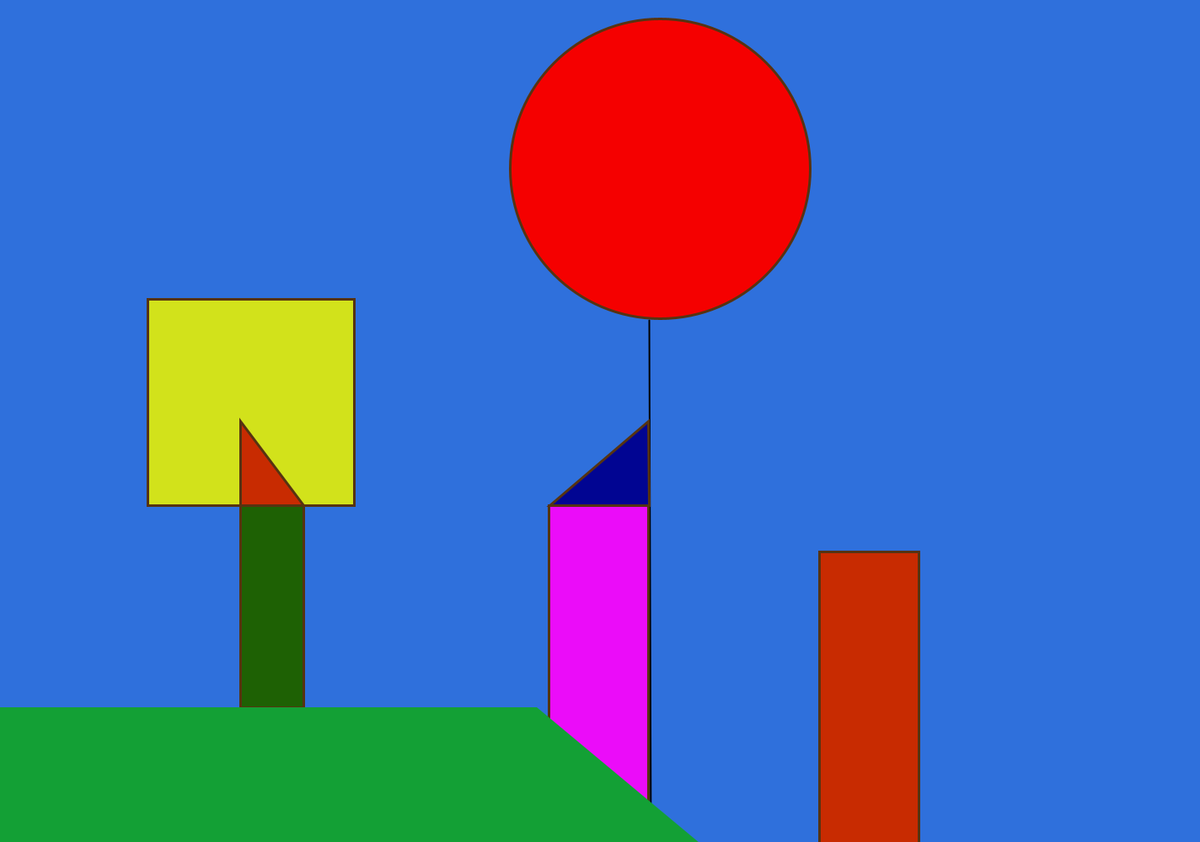
Frame 1 (no input)
Frame 60 (the mouse pressed at the canvas centre just before this capture): identical to frame 1, image omitted
Frame 120 (the mouse held since frame 60 and released just before this capture): identical to frame 1, image omitted

The Processing sketch that drew this single still picture (run headless with seeded random() and noise(); from frame 60 on, the mouse is pressed at the canvas centre):

// Processing sketch: Shape_ColorPiece_240131a_pde
// ── Shape_ColorPiece_240131a_pde.pde
// Paul Klee, Red Ballon, 1922
 void setup(){
   size(1424, 1000); 
 }
 
 void draw(){
   background(#2f70dc);
   stroke(#000000);
   strokeWeight(2);
   line(770, 380, 772, 1024);
   noStroke();
   stroke(#563311);
   strokeWeight(3);
   fill(#d2e21b);
   square(175, 355, 245);
   noFill();
   fill(#f50000);
   circle(width * 0.55, height * 0.20, width * 0.25); 
   noFill(); 
   fill(#010592);
   triangle(652, 600, 770, 600, 769, 500);
   noFill();
   fill(#c82b01);
   triangle(285, 500, 285, 600, 360, 600);
   rect(972, 655, 118, 360);
   noFill();
   fill(#eb0cf9);
   rect(651, 600, 118, 425);
   noFill();
   fill(#1e6104);
   rect(285, 600, 75, 240);
   noFill();
   fill(#13a035);
   noStroke();
   rect(-3, 840, 640, 185);
   triangle(636, 1000, 830, 1001, 637, 840);
   noFill();

   
    
   if (frameCount == 1) {
    save("RedBalloonOutput.png");
  }
 }
